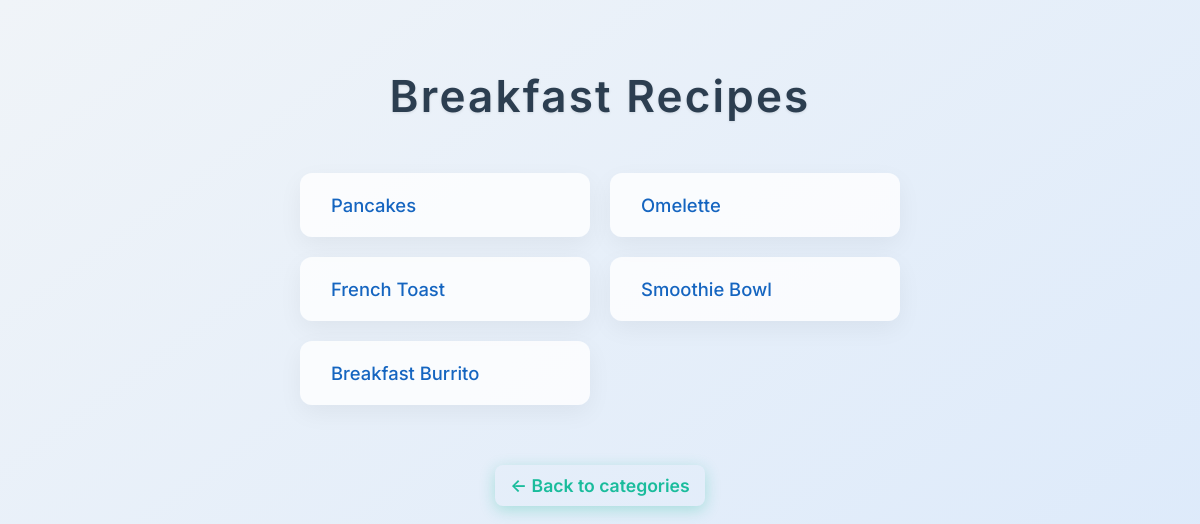
/category/4 (signed in), run on the app's committed database.
### tables this page shows
CREATE TABLE categories (id INTEGER PRIMARY KEY, name TEXT);

CREATE TABLE "recipes" (
	"id"	INTEGER,
	"category_id"	INTEGER,
	"dish_image"	BLOB,
	"name"	TEXT,
	"ingredients"	TEXT,
	"instructions"	TEXT,
	PRIMARY KEY("id"),
	FOREIGN KEY("category_id") REFERENCES "categories"("id")
);

### app.py (the view)
@app.route('/category/<int:category_id>')
def category(category_id):
    db = get_db()
    recipes = db.execute('SELECT id, name FROM recipes WHERE category_id=?', (category_id,)).fetchall()
    category = db.execute('SELECT name FROM categories WHERE id=?', (category_id,)).fetchone()
    return render_template('category.html', recipes=recipes, category=category)

### app.py (called while the page is built)
def get_db():
    db = getattr(g, '_database', None)
    if db is None:
        db = g._database = sqlite3.connect(DATABASE)
        db.row_factory = sqlite3.Row
    return db

@app.teardown_appcontext
def close_connection(exception):
    db = getattr(g, '_database', None)
    if db is not None:
        db.close()

### templates/category.html (shortened to what this page needs)
<!DOCTYPE html>
<html lang="en">
<head>
</head>
<body>
  <h1>{{ category.name }} Recipes</h1>
  <ul>
    {% for recipe in recipes %}
      <li>
        <a href="/recipe/{{ recipe.id }}">{{ recipe.name }}</a>
      </li>
    {% endfor %}
  </ul>
  <a href="/" class="back-link">← Back to categories</a>
</body>
</html>

### templates/category.html (style rules this page uses)
body { margin: 0; padding: 40px 20px; font-family: 'Inter', -apple-system, BlinkMacSystemFont, 'Segoe UI', Roboto, Oxygen, Ubuntu, Cantarell, 'Open Sans', 'Helvetica Neue', sans-serif; background: linear-gradient(to bottom right, #f0f4f8, #d9e8fb); color: #2c3e50; min-height: 100vh; display: flex; flex-direction: column; align-items: center; }
h1 { font-weight: 600; font-size: 2.75rem; margin-bottom: 50px; text-align: center; text-shadow: 0 1px 3px rgba(0, 0, 0, 0.1); letter-spacing: 0.05em; }
ul { list-style: none; max-width: 600px; width: 100%; padding: 0; margin: 0 auto; display: grid; grid-template-columns: 1fr; gap: 20px; }
li { background: #ffffffcc; border-radius: 12px; box-shadow: 0 8px 24px rgba(0, 0, 0, 0.05); padding: 20px 30px; transition: background-color 0.3s ease, box-shadow 0.3s ease; font-size: 1.15rem; font-weight: 500; border: 1px solid transparent; cursor: pointer; }
li a { color: #1565c0; text-decoration: none; display: block; width: 100%; }
.back-link { margin-top: 60px; font-weight: 600; color: #1abc9c; font-size: 1.1rem; text-decoration: none; padding: 10px 15px; border-radius: 8px; transition: background-color 0.25s ease, color 0.25s ease; box-shadow: 0 4px 15px rgba(26, 188, 156, 0.3); }
@media (min-width: 600px) { ul { grid-template-columns: repeat(2, 1fr); } }

### data on the page
categories: name "Breakfast"
recipes: name "Pancakes"
recipes: name "Omelette"
recipes: name "French Toast"
recipes: name "Smoothie Bowl"
recipes: name "Breakfast Burrito"
